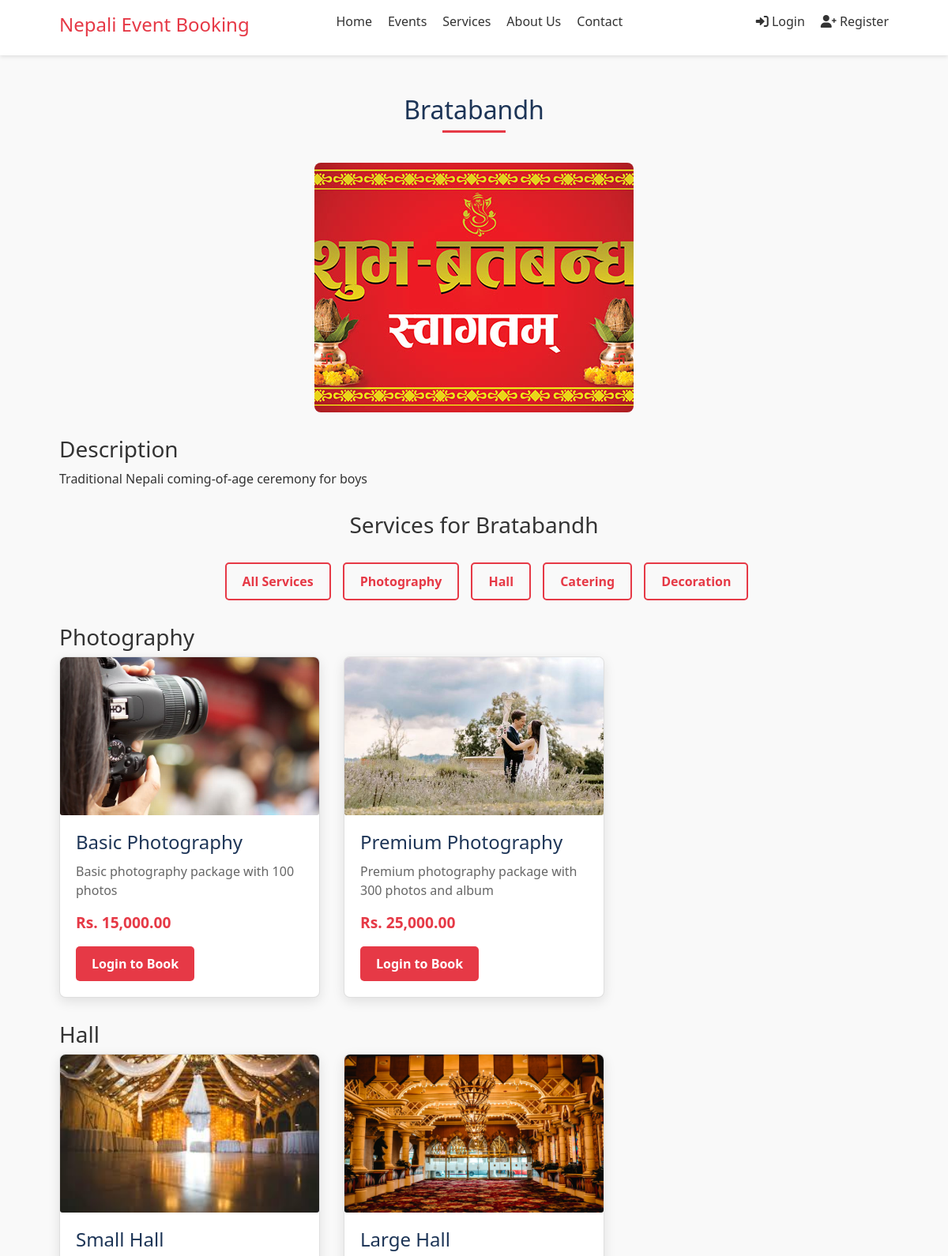
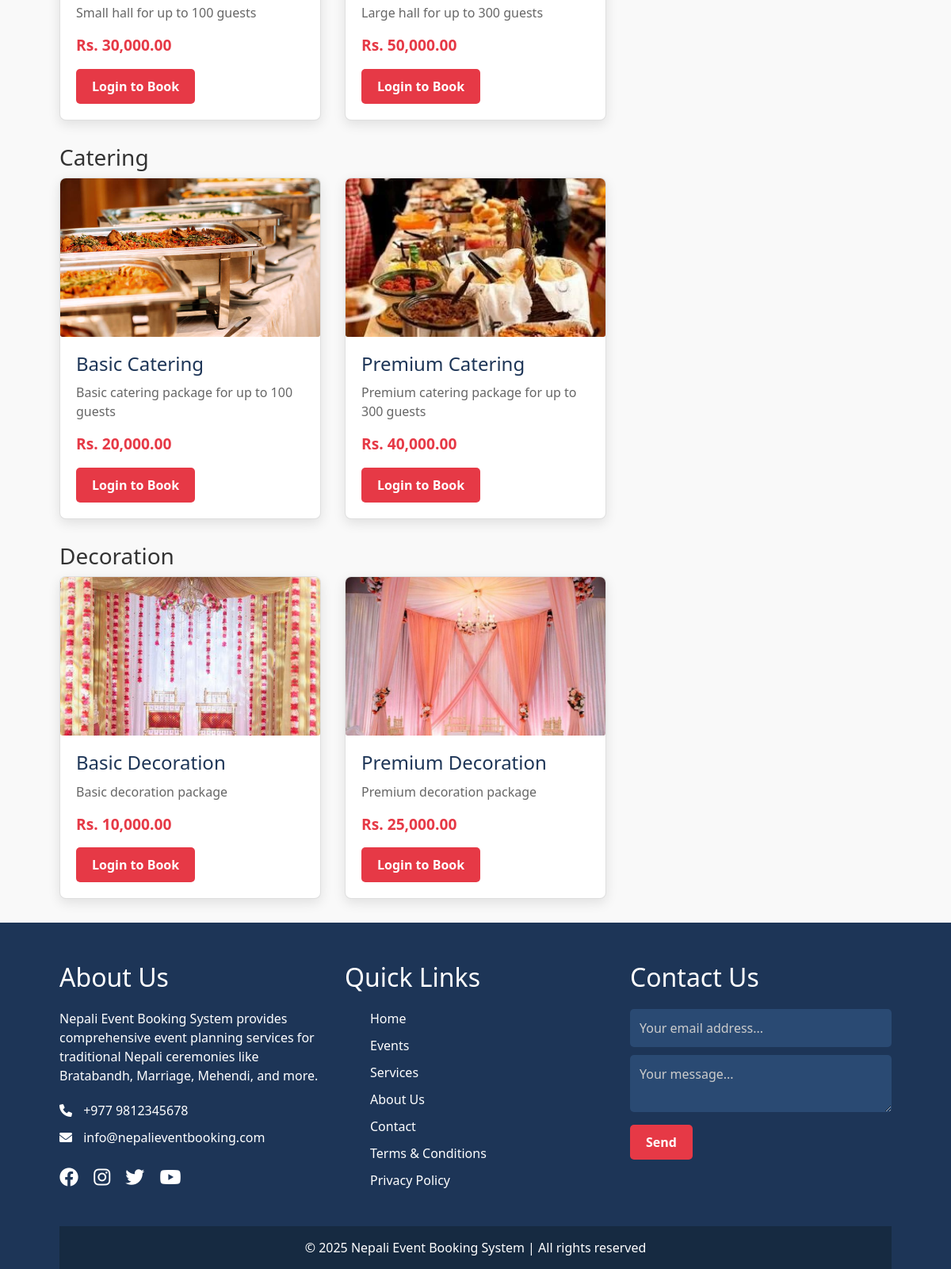
Page /event_detail.php?id=1 on the committed database (2 pictures, top to bottom).
### tables this page shows
CREATE TABLE IF NOT EXISTS event_categories (
    id INT AUTO_INCREMENT PRIMARY KEY,
    name VARCHAR(100) NOT NULL,
    description TEXT,
    image VARCHAR(255),
    created_at TIMESTAMP DEFAULT CURRENT_TIMESTAMP
);

CREATE TABLE IF NOT EXISTS service_categories (
    id INT AUTO_INCREMENT PRIMARY KEY,
    name VARCHAR(100) NOT NULL,
    description TEXT,
    created_at TIMESTAMP DEFAULT CURRENT_TIMESTAMP
);

CREATE TABLE IF NOT EXISTS services (
    id INT AUTO_INCREMENT PRIMARY KEY,
    category_id INT,
    name VARCHAR(100) NOT NULL,
    description TEXT,
    price DECIMAL(10, 2) NOT NULL,
    image VARCHAR(255),
    created_at TIMESTAMP DEFAULT CURRENT_TIMESTAMP,
    FOREIGN KEY (category_id) REFERENCES service_categories(id) ON DELETE CASCADE
);

### includes/functions.php (called while the page is built, shortened)
<?php
function isLoggedIn() {
    return isset($_SESSION['user_id']) && !empty($_SESSION['user_id']);
}
function formatPrice($price) {
    return 'Rs. ' . number_format($price, 2);
}
function getServiceCategories($conn) {
    $sql = "SELECT * FROM service_categories";
    $result = $conn->query($sql);
    $categories = [];
    if ($result->num_rows > 0) {
        while($row = $result->fetch_assoc()) {
            $categories[] = $row;
        }
    }
    return $categories;
}
function getServicesByCategory($conn, $categoryId) {
    $sql = "SELECT * FROM services WHERE category_id = ?";
    $stmt = $conn->prepare($sql);
    $stmt->bind_param("i", $categoryId);
    $stmt->execute();
    $result = $stmt->get_result();
    $services = [];
    if ($result->num_rows > 0) {
        while($row = $result->fetch_assoc()) {
            $services[] = $row;
        }
    }
    return $services;
}
?>

### event_detail.php (the view, shortened to what this page needs)
<?php
require_once 'includes/header.php';
$eventId = (int)$_GET['id'];
$sql = "SELECT * FROM event_categories WHERE id = ?";
$stmt = $conn->prepare($sql);
$stmt->bind_param("i", $eventId);
$stmt->execute();
$result = $stmt->get_result();
$event = $result->fetch_assoc();
$serviceCategories = getServiceCategories($conn);
?>
<div class="event-detail">
    <div class="section-heading">
        <h2><?php echo $event['name']; ?></h2>
    </div>
    <div class="event-image" style="text-align: center; margin-bottom: 30px;">
        <img src="<?php echo $event['image']; ?>" alt="<?php echo $event['name']; ?>" style="max-width: 100%; height: auto; max-height: 400px; border-radius: 8px;">
    </div>
    <div class="event-description" style="margin-bottom: 30px;">
        <h3>Description</h3>
        <p><?php echo $event['description']; ?></p>
    </div>
    <div class="event-services">
        <div class="section-heading">
            <h3>Services for <?php echo $event['name']; ?></h3>
        </div>
        <div class="service-categories" style="margin-bottom: 30px;">
            <ul class="category-filters" style="display: flex; gap: 15px; justify-content: center; margin-bottom: 20px;">
                <li><a href="#" class="category-filter btn btn-outline active" data-category="all">All Services</a></li>
                <?php foreach ($serviceCategories as $category): ?>
                <li><a href="#" class="category-filter btn btn-outline" data-category="<?php echo $category['id']; ?>"><?php echo $category['name']; ?></a></li>
                <?php endforeach; ?>
            </ul>
        </div>
        <div class="services-list">
            <?php foreach ($serviceCategories as $category): ?>
                <?php
                $services = getServicesByCategory($conn, $category['id']);
                ?>
                <div class="service-category-section" style="margin-bottom: 30px;">
                    <h3><?php echo $category['name']; ?></h3>
                    <div class="card-container">
                        <?php foreach ($services as $service): ?>
                        <div class="card service-item" data-category="<?php echo $service['category_id']; ?>">
                            <div class="card-img">
                                <img src="assets/images/services/<?php echo $service['image']; ?>" alt="<?php echo $service['name']; ?>">
                            </div>
                            <div class="card-content">
                                <h3><?php echo $service['name']; ?></h3>
                                <p><?php echo $service['description']; ?></p>
                                <span class="price"><?php echo formatPrice($service['price']); ?></span>
                                <div class="button-group" style="display: flex; gap: 10px; margin-top: 10px;">
                                <?php if (isLoggedIn()): ?>
                                    <?php if (isServiceInCart($conn, $_SESSION['user_id'], $service['id'])): ?>
                                        <a href="#" class="btn btn-secondary" disabled>Already in Cart</a>
                                    <?php else: ?>
                                        <a href="buy_now.php?service_id=<?php echo $service['id']; ?>&event_id=<?php echo $eventId; ?>" class="btn btn-success">Book Now</a>
                                    <?php endif; ?>
                                <?php else: ?>
                                    <a href="login.php" class="btn btn-primary">Login to Book</a>
                                <?php endif; ?>
                                </div>
                            </div>
                        </div>
                        <?php endforeach; ?>
                    </div>
                </div>
            <?php endforeach; ?>
        </div>
    </div>
</div>
<?php
require_once 'includes/footer.php';
?>

### assets/css/style.css (style rules this page uses)
* { margin: 0; padding: 0; box-sizing: border-box; font-family: 'Segoe UI', Tahoma, Geneva, Verdana, sans-serif; }
body { font-size: 16px; line-height: 1.5; color: #333; background-color: #f9f9f9; }
a { text-decoration: none; color: #e63946; transition: all 0.3s ease; }
ul { list-style: none; }
.btn { display: inline-block; padding: 10px 20px; border-radius: 5px; cursor: pointer; transition: all 0.3s ease; font-weight: 600; text-align: center; border: none; }
.btn-primary { background-color: #e63946; color: #fff; }
.btn-outline { background-color: transparent; border: 2px solid #e63946; color: #e63946; }
.section-heading { text-align: center; margin-bottom: 30px; }
.section-heading h2 { font-size: 2rem; color: #1d3557; position: relative; display: inline-block; padding-bottom: 10px; }
.section-heading h2::after { content: ''; position: absolute; bottom: 0; left: 50%; transform: translateX(-50%); width: 80px; height: 3px; background-color: #e63946; }
.card-container { display: grid; grid-template-columns: repeat(auto-fill, minmax(300px, 1fr)); gap: 30px; margin-bottom: 30px; }
.card { background-color: #fff; border-radius: 8px; overflow: hidden; box-shadow: 0 5px 15px rgba(0, 0, 0, 0.1); transition: transform 0.3s ease; }
.card-img { height: 200px; overflow: hidden; }
.card-img img { width: 100%; height: 100%; object-fit: cover; transition: transform 0.3s ease; }
.card-content { padding: 20px; }
.card-content h3 { font-size: 1.5rem; margin-bottom: 10px; color: #1d3557; }
.card-content p { color: #666; margin-bottom: 15px; }
.card-content .price { font-size: 1.2rem; font-weight: 600; color: #e63946; margin-bottom: 15px; display: block; }

### rows in the picture
event_categories: name "Bratabandh", image (picture), description "Traditional Nepali coming-of-age ceremony for boys"
service_categories: name "Photography"
service_categories: name "Hall"
service_categories: name "Catering"
service_categories: name "Decoration"
services: image (picture), name "Basic Photography", description "Basic photography package with 100 photos", price "Rs. 15,000.00"
services: image (picture), name "Premium Photography", description "Premium photography package with 300 photos and album", price "Rs. 25,000.00"
services: image (picture), name "Small Hall", description "Small hall for up to 100 guests", price "Rs. 30,000.00"
services: image (picture), name "Large Hall", description "Large hall for up to 300 guests", price "Rs. 50,000.00"
services: image (picture), name "Basic Catering", description "Basic catering package for up to 100 guests", price "Rs. 20,000.00"
services: image (picture), name "Premium Catering", description "Premium catering package for up to 300 guests", price "Rs. 40,000.00"
services: image (picture), name "Basic Decoration", description "Basic decoration package", price "Rs. 10,000.00"
services: image (picture), name "Premium Decoration", description "Premium decoration package", price "Rs. 25,000.00"
